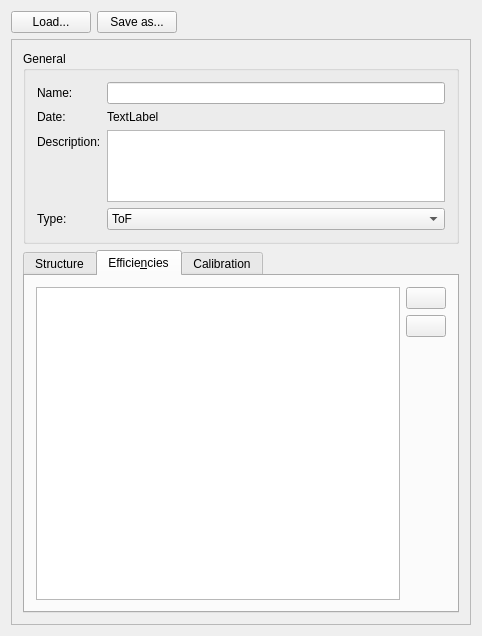
<?xml version="1.0" encoding="UTF-8"?>
<ui version="4.0">
 <class>RequestDetectorSettings</class>
 <widget class="QWidget" name="RequestDetectorSettings">
  <property name="enabled">
   <bool>true</bool>
  </property>
  <property name="geometry">
   <rect>
    <x>0</x>
    <y>0</y>
    <width>482</width>
    <height>636</height>
   </rect>
  </property>
  <property name="minimumSize">
   <size>
    <width>0</width>
    <height>0</height>
   </size>
  </property>
  <property name="windowTitle">
   <string>RequestSimulationSettings</string>
  </property>
  <layout class="QGridLayout" name="gridLayout">
   <item row="0" column="0">
    <layout class="QHBoxLayout" name="horizontalLayout">
     <item>
      <widget class="QPushButton" name="loadButton">
       <property name="sizePolicy">
        <sizepolicy hsizetype="Preferred" vsizetype="Fixed">
         <horstretch>0</horstretch>
         <verstretch>0</verstretch>
        </sizepolicy>
       </property>
       <property name="text">
        <string>Load...</string>
       </property>
      </widget>
     </item>
     <item>
      <widget class="QPushButton" name="saveButton">
       <property name="sizePolicy">
        <sizepolicy hsizetype="Preferred" vsizetype="Fixed">
         <horstretch>0</horstretch>
         <verstretch>0</verstretch>
        </sizepolicy>
       </property>
       <property name="text">
        <string>Save as...</string>
       </property>
      </widget>
     </item>
     <item>
      <spacer name="horizontalSpacer_4">
       <property name="sizePolicy">
        <sizepolicy hsizetype="Minimum" vsizetype="Minimum">
         <horstretch>0</horstretch>
         <verstretch>0</verstretch>
        </sizepolicy>
       </property>
       <property name="orientation">
        <enum>Qt::Horizontal</enum>
       </property>
       <property name="sizeHint" stdset="0">
        <size>
         <width>40</width>
         <height>20</height>
        </size>
       </property>
      </spacer>
     </item>
    </layout>
   </item>
   <item row="1" column="0">
    <widget class="QScrollArea" name="scrollArea_2">
     <property name="widgetResizable">
      <bool>true</bool>
     </property>
     <widget class="QWidget" name="scrollAreaWidgetContents">
      <property name="geometry">
       <rect>
        <x>0</x>
        <y>0</y>
        <width>466</width>
        <height>578</height>
       </rect>
      </property>
      <layout class="QVBoxLayout" name="verticalLayout_7">
       <item>
        <layout class="QVBoxLayout" name="verticalLayout_6">
         <item>
          <widget class="QGroupBox" name="groupBox_9">
           <property name="sizePolicy">
            <sizepolicy hsizetype="Preferred" vsizetype="Fixed">
             <horstretch>0</horstretch>
             <verstretch>0</verstretch>
            </sizepolicy>
           </property>
           <property name="title">
            <string>General</string>
           </property>
           <layout class="QVBoxLayout" name="verticalLayout">
            <item>
             <layout class="QFormLayout" name="formLayout">
              <item row="0" column="0">
               <widget class="QLabel" name="label_29">
                <property name="sizePolicy">
                 <sizepolicy hsizetype="Preferred" vsizetype="Preferred">
                  <horstretch>0</horstretch>
                  <verstretch>0</verstretch>
                 </sizepolicy>
                </property>
                <property name="text">
                 <string>Name:</string>
                </property>
               </widget>
              </item>
              <item row="0" column="1">
               <widget class="QLineEdit" name="nameLineEdit">
                <property name="sizePolicy">
                 <sizepolicy hsizetype="Expanding" vsizetype="Fixed">
                  <horstretch>0</horstretch>
                  <verstretch>0</verstretch>
                 </sizepolicy>
                </property>
                <property name="minimumSize">
                 <size>
                  <width>0</width>
                  <height>0</height>
                 </size>
                </property>
                <property name="maximumSize">
                 <size>
                  <width>16777215</width>
                  <height>16777215</height>
                 </size>
                </property>
               </widget>
              </item>
              <item row="1" column="0">
               <widget class="QLabel" name="label_30">
                <property name="sizePolicy">
                 <sizepolicy hsizetype="Preferred" vsizetype="Preferred">
                  <horstretch>0</horstretch>
                  <verstretch>0</verstretch>
                 </sizepolicy>
                </property>
                <property name="text">
                 <string>Date:</string>
                </property>
               </widget>
              </item>
              <item row="1" column="1">
               <widget class="QLabel" name="dateLabel">
                <property name="sizePolicy">
                 <sizepolicy hsizetype="Preferred" vsizetype="Fixed">
                  <horstretch>0</horstretch>
                  <verstretch>0</verstretch>
                 </sizepolicy>
                </property>
                <property name="text">
                 <string>TextLabel</string>
                </property>
               </widget>
              </item>
              <item row="2" column="0">
               <widget class="QLabel" name="label_28">
                <property name="sizePolicy">
                 <sizepolicy hsizetype="Preferred" vsizetype="Preferred">
                  <horstretch>0</horstretch>
                  <verstretch>0</verstretch>
                 </sizepolicy>
                </property>
                <property name="text">
                 <string>Description:</string>
                </property>
               </widget>
              </item>
              <item row="2" column="1">
               <widget class="QPlainTextEdit" name="descriptionLineEdit">
                <property name="sizePolicy">
                 <sizepolicy hsizetype="Expanding" vsizetype="Fixed">
                  <horstretch>0</horstretch>
                  <verstretch>0</verstretch>
                 </sizepolicy>
                </property>
                <property name="sizeAdjustPolicy">
                 <enum>QAbstractScrollArea::AdjustToContents</enum>
                </property>
               </widget>
              </item>
              <item row="3" column="0">
               <widget class="QLabel" name="label_31">
                <property name="sizePolicy">
                 <sizepolicy hsizetype="Preferred" vsizetype="Preferred">
                  <horstretch>0</horstretch>
                  <verstretch>0</verstretch>
                 </sizepolicy>
                </property>
                <property name="text">
                 <string>Type:</string>
                </property>
               </widget>
              </item>
              <item row="3" column="1">
               <widget class="QComboBox" name="typeComboBox">
                <property name="sizePolicy">
                 <sizepolicy hsizetype="Preferred" vsizetype="Fixed">
                  <horstretch>0</horstretch>
                  <verstretch>0</verstretch>
                 </sizepolicy>
                </property>
                <item>
                 <property name="text">
                  <string>ToF</string>
                 </property>
                </item>
               </widget>
              </item>
             </layout>
            </item>
           </layout>
          </widget>
         </item>
         <item>
          <widget class="QTabWidget" name="tabs">
           <property name="sizePolicy">
            <sizepolicy hsizetype="Preferred" vsizetype="Preferred">
             <horstretch>0</horstretch>
             <verstretch>0</verstretch>
            </sizepolicy>
           </property>
           <property name="currentIndex">
            <number>1</number>
           </property>
           <property name="usesScrollButtons">
            <bool>false</bool>
           </property>
           <widget class="QWidget" name="structureTab">
            <attribute name="title">
             <string>Structure</string>
            </attribute>
            <layout class="QVBoxLayout" name="verticalLayout_11">
             <item>
              <layout class="QVBoxLayout" name="verticalLayout_2">
               <item>
                <layout class="QVBoxLayout" name="verticalLayout_5">
                 <item>
                  <widget class="QScrollArea" name="scrollArea">
                   <property name="widgetResizable">
                    <bool>true</bool>
                   </property>
                   <widget class="QWidget" name="detectorScrollAreaContents">
                    <property name="geometry">
                     <rect>
                      <x>0</x>
                      <y>0</y>
                      <width>424</width>
                      <height>235</height>
                     </rect>
                    </property>
                    <layout class="QHBoxLayout" name="horizontalLayout_4"/>
                   </widget>
                  </widget>
                 </item>
                 <item>
                  <widget class="QPushButton" name="newFoilButton">
                   <property name="text">
                    <string>Add a new foil</string>
                   </property>
                  </widget>
                 </item>
                </layout>
               </item>
              </layout>
             </item>
            </layout>
           </widget>
           <widget class="QWidget" name="efficienciesTab">
            <property name="enabled">
             <bool>true</bool>
            </property>
            <attribute name="title">
             <string>Efficie&amp;ncies</string>
            </attribute>
            <layout class="QVBoxLayout" name="verticalLayout_8">
             <item>
              <layout class="QHBoxLayout" name="horizontalLayout_2">
               <item>
                <widget class="QListView" name="efficiencyFilesListView">
                 <property name="showDropIndicator" stdset="0">
                  <bool>false</bool>
                 </property>
                 <property name="alternatingRowColors">
                  <bool>true</bool>
                 </property>
                 <property name="selectionBehavior">
                  <enum>QAbstractItemView::SelectRows</enum>
                 </property>
                </widget>
               </item>
               <item>
                <layout class="QVBoxLayout" name="verticalLayout_9">
                 <item alignment="Qt::AlignTop">
                  <widget class="QPushButton" name="addButton">
                   <property name="sizePolicy">
                    <sizepolicy hsizetype="Fixed" vsizetype="Fixed">
                     <horstretch>0</horstretch>
                     <verstretch>0</verstretch>
                    </sizepolicy>
                   </property>
                   <property name="text">
                    <string/>
                   </property>
                   <property name="icon">
                    <iconset>
                     <normaloff>../ui_icons/reinhardt/edit_add.svg</normaloff>../ui_icons/reinhardt/edit_add.svg</iconset>
                   </property>
                  </widget>
                 </item>
                 <item alignment="Qt::AlignTop">
                  <widget class="QPushButton" name="removeButton">
                   <property name="sizePolicy">
                    <sizepolicy hsizetype="Fixed" vsizetype="Fixed">
                     <horstretch>0</horstretch>
                     <verstretch>0</verstretch>
                    </sizepolicy>
                   </property>
                   <property name="text">
                    <string/>
                   </property>
                   <property name="icon">
                    <iconset>
                     <normaloff>../ui_icons/reinhardt/edit_delete.svg</normaloff>../ui_icons/reinhardt/edit_delete.svg</iconset>
                   </property>
                  </widget>
                 </item>
                 <item>
                  <spacer name="verticalSpacer_2">
                   <property name="orientation">
                    <enum>Qt::Vertical</enum>
                   </property>
                   <property name="sizeHint" stdset="0">
                    <size>
                     <width>20</width>
                     <height>40</height>
                    </size>
                   </property>
                  </spacer>
                 </item>
                </layout>
               </item>
              </layout>
             </item>
            </layout>
           </widget>
           <widget class="QWidget" name="calibrationTab">
            <attribute name="title">
             <string>Calibration</string>
            </attribute>
            <layout class="QVBoxLayout" name="verticalLayout_4">
             <item>
              <layout class="QVBoxLayout" name="verticalLayout_3">
               <item>
                <layout class="QHBoxLayout" name="horizontalLayout_29">
                 <item>
                  <widget class="QPushButton" name="loadCalibrationParametersButton">
                   <property name="sizePolicy">
                    <sizepolicy hsizetype="Preferred" vsizetype="Fixed">
                     <horstretch>0</horstretch>
                     <verstretch>0</verstretch>
                    </sizepolicy>
                   </property>
                   <property name="text">
                    <string>Load...</string>
                   </property>
                  </widget>
                 </item>
                 <item>
                  <widget class="QPushButton" name="saveCalibrationParametersButton">
                   <property name="sizePolicy">
                    <sizepolicy hsizetype="Preferred" vsizetype="Fixed">
                     <horstretch>0</horstretch>
                     <verstretch>0</verstretch>
                    </sizepolicy>
                   </property>
                   <property name="text">
                    <string>Save as...</string>
                   </property>
                  </widget>
                 </item>
                 <item>
                  <spacer name="horizontalSpacer">
                   <property name="orientation">
                    <enum>Qt::Horizontal</enum>
                   </property>
                   <property name="sizeHint" stdset="0">
                    <size>
                     <width>40</width>
                     <height>20</height>
                    </size>
                   </property>
                  </spacer>
                 </item>
                </layout>
               </item>
               <item>
                <layout class="QFormLayout" name="formLayout_2">
                 <item row="0" column="0">
                  <widget class="QLabel" name="label_5">
                   <property name="text">
                    <string>Angle slope [rad/channel]</string>
                   </property>
                  </widget>
                 </item>
                 <item row="0" column="1">
                  <widget class="QLineEdit" name="angleSlopeLineEdit">
                   <property name="sizePolicy">
                    <sizepolicy hsizetype="Expanding" vsizetype="Fixed">
                     <horstretch>0</horstretch>
                     <verstretch>0</verstretch>
                    </sizepolicy>
                   </property>
                   <property name="minimumSize">
                    <size>
                     <width>0</width>
                     <height>0</height>
                    </size>
                   </property>
                   <property name="maximumSize">
                    <size>
                     <width>16777215</width>
                     <height>16777215</height>
                    </size>
                   </property>
                  </widget>
                 </item>
                 <item row="1" column="0">
                  <widget class="QLabel" name="label_6">
                   <property name="text">
                    <string>Angle offset [rad]</string>
                   </property>
                  </widget>
                 </item>
                 <item row="1" column="1">
                  <widget class="QLineEdit" name="angleOffsetLineEdit">
                   <property name="sizePolicy">
                    <sizepolicy hsizetype="Expanding" vsizetype="Fixed">
                     <horstretch>0</horstretch>
                     <verstretch>0</verstretch>
                    </sizepolicy>
                   </property>
                   <property name="minimumSize">
                    <size>
                     <width>0</width>
                     <height>0</height>
                    </size>
                   </property>
                   <property name="maximumSize">
                    <size>
                     <width>16777215</width>
                     <height>16777215</height>
                    </size>
                   </property>
                  </widget>
                 </item>
                 <item row="2" column="0">
                  <widget class="QLabel" name="label_9">
                   <property name="text">
                    <string>ToF slope [s/channel]:</string>
                   </property>
                  </widget>
                 </item>
                 <item row="2" column="1">
                  <widget class="QLineEdit" name="slopeLineEdit">
                   <property name="sizePolicy">
                    <sizepolicy hsizetype="Expanding" vsizetype="Fixed">
                     <horstretch>0</horstretch>
                     <verstretch>0</verstretch>
                    </sizepolicy>
                   </property>
                   <property name="minimumSize">
                    <size>
                     <width>0</width>
                     <height>0</height>
                    </size>
                   </property>
                   <property name="maximumSize">
                    <size>
                     <width>16777215</width>
                     <height>16777215</height>
                    </size>
                   </property>
                  </widget>
                 </item>
                 <item row="3" column="0">
                  <widget class="QLabel" name="label_10">
                   <property name="text">
                    <string>ToF offset [s]:</string>
                   </property>
                  </widget>
                 </item>
                 <item row="3" column="1">
                  <widget class="QLineEdit" name="offsetLineEdit">
                   <property name="sizePolicy">
                    <sizepolicy hsizetype="Expanding" vsizetype="Fixed">
                     <horstretch>0</horstretch>
                     <verstretch>0</verstretch>
                    </sizepolicy>
                   </property>
                   <property name="minimumSize">
                    <size>
                     <width>0</width>
                     <height>0</height>
                    </size>
                   </property>
                   <property name="maximumSize">
                    <size>
                     <width>16777215</width>
                     <height>16777215</height>
                    </size>
                   </property>
                  </widget>
                 </item>
                </layout>
               </item>
               <item>
                <widget class="QPushButton" name="executeCalibrationButton">
                 <property name="sizePolicy">
                  <sizepolicy hsizetype="Preferred" vsizetype="Fixed">
                   <horstretch>0</horstretch>
                   <verstretch>0</verstretch>
                  </sizepolicy>
                 </property>
                 <property name="text">
                  <string>Execute...</string>
                 </property>
                </widget>
               </item>
               <item>
                <spacer name="verticalSpacer">
                 <property name="orientation">
                  <enum>Qt::Vertical</enum>
                 </property>
                 <property name="sizeHint" stdset="0">
                  <size>
                   <width>20</width>
                   <height>40</height>
                  </size>
                 </property>
                </spacer>
               </item>
              </layout>
             </item>
            </layout>
           </widget>
          </widget>
         </item>
        </layout>
       </item>
      </layout>
      <zorder>groupBox_9</zorder>
      <zorder>tabs</zorder>
      <zorder>verticalLayoutWidget</zorder>
     </widget>
    </widget>
   </item>
  </layout>
 </widget>
 <layoutdefault spacing="6" margin="11"/>
 <resources/>
 <connections/>
</ui>
